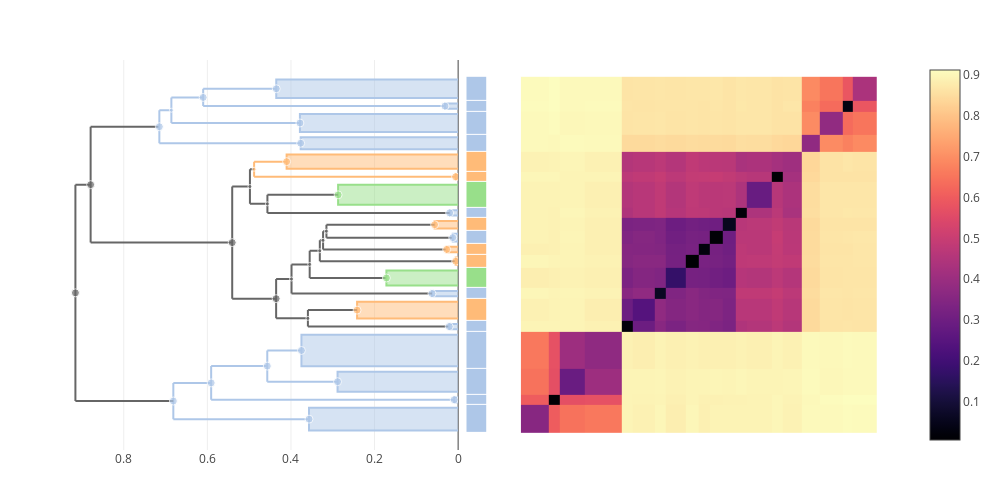

Notebook code cell kept with this figure:
### Markdown cell above
### syringae/amygdali/savastanoi group

### Code cell
plot(multi_clustermap(cdata, ["syringae", "amygdali", "savastanoi"]))

### Figure 1 — Plotly figure (JSON) as saved in the notebook; plotly's stock layout.template omitted (floating-point values rounded to 4 significant figures; data arrays with more than 128 entries replaced by an {"elided": "..."} marker saying what was removed)
{"data": [{"colorscale": {"elided": "256x2 mixed values"}, "type": "heatmap", "x": [0.5, 5.743, 7.743, 12.48, 19.4, 21.4, 25.56, 27.56, 31.39, 33.81, 35.81, 38.22, 40.63, 42.63, 47.38, 49.38, 53.02, 56.26, 60.57, 62.57, 67.04], "y": [0.5, 5.743, 7.743, 12.48, 19.4, 21.4, 25.56, 27.56, 31.39, 33.81, 35.81, 38.22, 40.63, 42.63, 47.38, 49.38, 53.02, 56.26, 60.57, 62.57, 67.04], "z": {"elided": "20x20 float values"}}, {"hoverinfo": "skip", "line": {"color": "#666666"}, "mode": "lines", "showlegend": false, "type": "scatter", "x": [0.3552, 0.3552, null, 0.3552, 0.1716, null, 0.3552, 0.3309, null], "xaxis": "x2", "y": [29.48, 34.56, null, 29.48, 29.48, null, 34.56, 34.56, null], "yaxis": "y"}, {"fill": "toself", "hoverinfo": "skip", "line": {"color": "#AEC7E8"}, "mode": "lines", "showlegend": false, "type": "scatter", "x": [0, 0.0626, 0.0626, 0], "xaxis": "x2", "y": [26.06, 26.06, 27.06, 27.06], "yaxis": "y"}, {"hoverinfo": "skip", "line": {"color": "#AEC7E8"}, "mode": "lines", "showlegend": false, "type": "scatter", "x": [0.6815, 0.6815, null, 0.6815, 0.3568, null, 0.6815, 0.5909, null], "xaxis": "x2", "y": [3.121, 9.885, null, 3.121, 3.121, null, 9.885, 9.885, null], "yaxis": "y"}, {"fill": "toself", "hoverinfo": "skip", "line": {"color": "#AEC7E8"}, "mode": "lines", "showlegend": false, "type": "scatter", "x": [0, 0.3786, 0.3786, 0], "xaxis": "x2", "y": [56.76, 56.76, 60.07, 60.07], "yaxis": "y"}, {"fill": "toself", "hoverinfo": "skip", "line": {"color": "#AEC7E8"}, "mode": "lines", "showlegend": false, "type": "scatter", "x": [0, 0.3568, 0.3568, 0], "xaxis": "x2", "y": [1, 1, 5.243, 5.243], "yaxis": "y"}, {"fill": "toself", "hoverinfo": "skip", "line": {"color": "#AEC7E8"}, "mode": "lines", "showlegend": false, "type": "scatter", "x": [0, 0.2885, 0.2885, 0], "xaxis": "x2", "y": [8.243, 8.243, 11.98, 11.98], "yaxis": "y"}, {"hoverinfo": "skip", "line": {"color": "#666666"}, "mode": "lines", "showlegend": false, "type": "scatter", "x": [0.5406, 0.5406, null, 0.5406, 0.4355, null, 0.5406, 0.4982, null], "xaxis": "x2", "y": [25.62, 46.55, null, 25.62, 25.62, null, 46.55, 46.55, null], "yaxis": "y"}, {"fill": "toself", "hoverinfo": "skip", "line": {"color": "#FFBB78"}, "mode": "lines", "showlegend": false, "type": "scatter", "x": [0, 0.2418, 0.2418, 0], "xaxis": "x2", "y": [21.9, 21.9, 25.06, 25.06], "yaxis": "y"}, {"hoverinfo": "skip", "line": {"color": "#666666"}, "mode": "lines", "showlegend": false, "type": "scatter", "x": [0.3309, 0.3309, null, 0.3309, 0.005882, null, 0.3309, 0.3231, null], "xaxis": "x2", "y": [32.6, 36.51, null, 32.6, 32.6, null, 36.51, 36.51, null], "yaxis": "y"}, {"hoverinfo": "skip", "line": {"color": "#666666"}, "mode": "lines", "showlegend": false, "type": "scatter", "x": [0.3231, 0.3231, null, 0.3231, 0.02753, null, 0.3231, 0.3151, null], "xaxis": "x2", "y": [34.81, 38.22, null, 34.81, 34.81, null, 38.22, 38.22, null], "yaxis": "y"}, {"fill": "toself", "hoverinfo": "skip", "line": {"color": "#FFBB78"}, "mode": "lines", "showlegend": false, "type": "scatter", "x": [0, 0.05637, 0.05637, 0], "xaxis": "x2", "y": [38.72, 38.72, 40.13, 40.13], "yaxis": "y"}, {"fill": "toself", "hoverinfo": "skip", "line": {"color": "#FFBB78"}, "mode": "lines", "showlegend": false, "type": "scatter", "x": [0, 0.006151, 0.006151, 0], "xaxis": "x2", "y": [47.88, 47.88, 48.88, 48.88], "yaxis": "y"}, {"hoverinfo": "skip", "line": {"color": "#666666"}, "mode": "lines", "showlegend": false, "type": "scatter", "x": [0.8793, 0.8793, null, 0.8793, 0.5406, null, 0.8793, 0.7149, null], "xaxis": "x2", "y": [36.08, 57.72, null, 36.08, 36.08, null, 57.72, 57.72, null], "yaxis": "y"}, {"fill": "toself", "hoverinfo": "skip", "line": {"color": "#AEC7E8"}, "mode": "lines", "showlegend": false, "type": "scatter", "x": [0, 0.3749, 0.3749, 0], "xaxis": "x2", "y": [12.98, 12.98, 18.9, 18.9], "yaxis": "y"}, {"hoverinfo": "skip", "line": {"color": "#666666"}, "mode": "lines", "showlegend": false, "type": "scatter", "x": [0.4355, 0.4355, null, 0.4355, 0.3595, null, 0.4355, 0.3986, null], "xaxis": "x2", "y": [21.94, 29.29, null, 21.94, 21.94, null, 29.29, 29.29, null], "yaxis": "y"}, {"hoverinfo": "skip", "line": {"color": "#AEC7E8"}, "mode": "lines", "showlegend": false, "type": "scatter", "x": [0.61, 0.61, null, 0.61, 0.03159, null, 0.61, 0.4352, null], "xaxis": "x2", "y": [61.57, 64.81, null, 61.57, 61.57, null, 64.81, 64.81, null], "yaxis": "y"}, {"fill": "toself", "hoverinfo": "skip", "line": {"color": "#AEC7E8"}, "mode": "lines", "showlegend": false, "type": "scatter", "x": [0, 0.03159, 0.03159, 0], "xaxis": "x2", "y": [61.07, 61.07, 62.07, 62.07], "yaxis": "y"}, {"fill": "toself", "hoverinfo": "skip", "line": {"color": "#FFBB78"}, "mode": "lines", "showlegend": false, "type": "scatter", "x": [0, 0.005882, 0.005882, 0], "xaxis": "x2", "y": [31.89, 31.89, 33.31, 33.31], "yaxis": "y"}, {"fill": "toself", "hoverinfo": "skip", "line": {"color": "#FFBB78"}, "mode": "lines", "showlegend": false, "type": "scatter", "x": [0, 0.02753, 0.02753, 0], "xaxis": "x2", "y": [34.31, 34.31, 35.31, 35.31], "yaxis": "y"}, {"hoverinfo": "skip", "line": {"color": "#666666"}, "mode": "lines", "showlegend": false, "type": "scatter", "x": [0.9158, 0.9158, null, 0.9158, 0.6815, null, 0.9158, 0.8793, null], "xaxis": "x2", "y": [6.503, 46.9, null, 6.503, 6.503, null, 46.9, 46.9, null], "yaxis": "y"}, {"hoverinfo": "skip", "line": {"color": "#FFBB78"}, "mode": "lines", "showlegend": false, "type": "scatter", "x": [0.4882, 0.4882, null, 0.4882, 0.006151, null, 0.4882, 0.4104, null], "xaxis": "x2", "y": [48.38, 51.2, null, 48.38, 48.38, null, 51.2, 51.2, null], "yaxis": "y"}, {"fill": "toself", "hoverinfo": "skip", "line": {"color": "#98DF8A"}, "mode": "lines", "showlegend": false, "type": "scatter", "x": [0, 0.2872, 0.2872, 0], "xaxis": "x2", "y": [43.13, 43.13, 46.88, 46.88], "yaxis": "y"}, {"hoverinfo": "skip", "line": {"color": "#AEC7E8"}, "mode": "lines", "showlegend": false, "type": "scatter", "x": [0.5909, 0.5909, null, 0.5909, 0.009481, null, 0.5909, 0.4567, null], "xaxis": "x2", "y": [6.743, 13.03, null, 6.743, 6.743, null, 13.03, 13.03, null], "yaxis": "y"}, {"hoverinfo": "skip", "line": {"color": "#666666"}, "mode": "lines", "showlegend": false, "type": "scatter", "x": [0.3595, 0.3595, null, 0.3595, 0.02132, null, 0.3595, 0.2418, null], "xaxis": "x2", "y": [20.4, 23.48, null, 20.4, 20.4, null, 23.48, 23.48, null], "yaxis": "y"}, {"hoverinfo": "skip", "line": {"color": "#AEC7E8"}, "mode": "lines", "showlegend": false, "type": "scatter", "x": [0.4567, 0.4567, null, 0.4567, 0.2885, null, 0.4567, 0.3749, null], "xaxis": "x2", "y": [10.11, 15.94, null, 10.11, 10.11, null, 15.94, 15.94, null], "yaxis": "y"}, {"hoverinfo": "skip", "line": {"color": "#666666"}, "mode": "lines", "showlegend": false, "type": "scatter", "x": [0.3986, 0.3986, null, 0.3986, 0.0626, null, 0.3986, 0.3552, null], "xaxis": "x2", "y": [26.56, 32.02, null, 26.56, 26.56, null, 32.02, 32.02, null], "yaxis": "y"}, {"hoverinfo": "skip", "line": {"color": "#666666"}, "mode": "lines", "showlegend": false, "type": "scatter", "x": [0.4982, 0.4982, null, 0.4982, 0.4564, null, 0.4982, 0.4882, null], "xaxis": "x2", "y": [43.32, 49.79, null, 43.32, 43.32, null, 49.79, 49.79, null], "yaxis": "y"}, {"fill": "toself", "hoverinfo": "skip", "line": {"color": "#AEC7E8"}, "mode": "lines", "showlegend": false, "type": "scatter", "x": [0, 0.4352, 0.4352, 0], "xaxis": "x2", "y": [63.07, 63.07, 66.54, 66.54], "yaxis": "y"}, {"fill": "toself", "hoverinfo": "skip", "line": {"color": "#AEC7E8"}, "mode": "lines", "showlegend": false, "type": "scatter", "x": [0, 0.02132, 0.02132, 0], "xaxis": "x2", "y": [19.9, 19.9, 20.9, 20.9], "yaxis": "y"}, {"fill": "toself", "hoverinfo": "skip", "line": {"color": "#98DF8A"}, "mode": "lines", "showlegend": false, "type": "scatter", "x": [0, 0.1716, 0.1716, 0], "xaxis": "x2", "y": [28.06, 28.06, 30.89, 30.89], "yaxis": "y"}, {"hoverinfo": "skip", "line": {"color": "#666666"}, "mode": "lines", "showlegend": false, "type": "scatter", "x": [0.3151, 0.3151, null, 0.3151, 0.01296, null, 0.3151, 0.05637, null], "xaxis": "x2", "y": [37.01, 39.43, null, 37.01, 37.01, null, 39.43, 39.43, null], "yaxis": "y"}, {"fill": "toself", "hoverinfo": "skip", "line": {"color": "#AEC7E8"}, "mode": "lines", "showlegend": false, "type": "scatter", "x": [0, 0.02032, 0.02032, 0], "xaxis": "x2", "y": [41.13, 41.13, 42.13, 42.13], "yaxis": "y"}, {"hoverinfo": "skip", "line": {"color": "#AEC7E8"}, "mode": "lines", "showlegend": false, "type": "scatter", "x": [0.6861, 0.6861, null, 0.6861, 0.3786, null, 0.6861, 0.61, null], "xaxis": "x2", "y": [58.42, 63.19, null, 58.42, 58.42, null, 63.19, 63.19, null], "yaxis": "y"}, {"hoverinfo": "skip", "line": {"color": "#666666"}, "mode": "lines", "showlegend": false, "type": "scatter", "x": [0.4564, 0.4564, null, 0.4564, 0.02032, null, 0.4564, 0.2872, null], "xaxis": "x2", "y": [41.63, 45.0, null, 41.63, 41.63, null, 45.0, 45.0, null], "yaxis": "y"}, {"fill": "toself", "hoverinfo": "skip", "line": {"color": "#AEC7E8"}, "mode": "lines", "showlegend": false, "type": "scatter", "x": [0, 0.3767, 0.3767, 0], "xaxis": "x2", "y": [53.52, 53.52, 55.76, 55.76], "yaxis": "y"}, {"hoverinfo": "skip", "line": {"color": "#AEC7E8"}, "mode": "lines", "showlegend": false, "type": "scatter", "x": [0.7149, 0.7149, null, 0.7149, 0.3767, null, 0.7149, 0.6861, null], "xaxis": "x2", "y": [54.64, 60.8, null, 54.64, 54.64, null, 60.8, 60.8, null], "yaxis": "y"}, {"fill": "toself", "hoverinfo": "skip", "line": {"color": "#AEC7E8"}, "mode": "lines", "showlegend": false, "type": "scatter", "x": [0, 0.009481, 0.009481, 0], "xaxis": "x2", "y": [6.243, 6.243, 7.243, 7.243], "yaxis": "y"}, {"fill": "toself", "hoverinfo": "skip", "line": {"color": "#FFBB78"}, "mode": "lines", "showlegend": false, "type": "scatter", "x": [0, 0.4104, 0.4104, 0], "xaxis": "x2", "y": [49.88, 49.88, 52.52, 52.52], "yaxis": "y"}, {"fill": "toself", "hoverinfo": "skip", "line": {"color": "#AEC7E8"}, "mode": "lines", "showlegend": false, "type": "scatter", "x": [0, 0.01296, 0.01296, 0], "xaxis": "x2", "y": [36.31, 36.31, 37.72, 37.72], "yaxis": "y"}, {"customdata": [[310, 20, "(mixed)"], [266, 2, "syringae"], [329, 72, "syringae"], [316, 12, "syringae"], [311, 19, "syringae"], [297, 15, "syringae"], [326, 62, "(mixed)"], [288, 11, "amygdali"], [306, 11, "(mixed)"], [304, 8, "(mixed)"], [265, 3, "amygdali"], [208, 2, "amygdali"], [332, 95, "(mixed)"], [314, 36, "syringae"], [321, 35, "(mixed)"], [328, 15, "syringae"], [249, 2, "syringae"], [207, 3, "amygdali"], [244, 2, "amygdali"], [333, 167, "(mixed)"], [324, 10, "amygdali"], [296, 15, "savastanoi"], [327, 53, "syringae"], [312, 13, "(mixed)"], [323, 51, "syringae"], [317, 22, "(mixed)"], [325, 27, "(mixed)"], [320, 13, "syringae"], [236, 2, "syringae"], [283, 9, "savastanoi"], [302, 6, "(mixed)"], [235, 2, "syringae"], [330, 27, "syringae"], [322, 17, "(mixed)"], [315, 6, "syringae"], [331, 33, "syringae"], [218, 2, "syringae"], [318, 8, "amygdali"], [224, 3, "syringae"]], "hovertemplate": "ID: %{customdata[0]}<br>\nHeight: %{x:.3f}<br>\nGenome count: %{customdata[1]}\n<br>\n%{customdata[2]}\n<extra></extra>", "marker": {"color": ["#666666", "#AEC7E8", "#AEC7E8", "#AEC7E8", "#AEC7E8", "#AEC7E8", "#666666", "#FFBB78", "#666666", "#666666", "#FFBB78", "#FFBB78", "#666666", "#AEC7E8", "#666666", "#AEC7E8", "#AEC7E8", "#FFBB78", "#FFBB78", "#666666", "#FFBB78", "#98DF8A", "#AEC7E8", "#666666", "#AEC7E8", "#666666", "#666666", "#AEC7E8", "#AEC7E8", "#98DF8A", "#666666", "#AEC7E8", "#AEC7E8", "#666666", "#AEC7E8", "#AEC7E8", "#AEC7E8", "#FFBB78", "#AEC7E8"], "size": [4, 8, 8, 8, 8, 8, 8, 8, 4, 4, 8, 8, 8, 8, 8, 8, 8, 8, 8, 8, 4, 8, 8, 4, 8, 4, 4, 8, 8, 8, 4, 8, 4, 4, 8, 8, 8, 8, 8]}, "mode": "markers", "showlegend": false, "type": "scatter", "x": [0.3552, 0.0626, 0.6815, 0.3786, 0.3568, 0.2885, 0.5406, 0.2418, 0.3309, 0.3231, 0.05637, 0.006151, 0.8793, 0.3749, 0.4355, 0.61, 0.03159, 0.005882, 0.02753, 0.9158, 0.4882, 0.2872, 0.5909, 0.3595, 0.4567, 0.3986, 0.4982, 0.4352, 0.02132, 0.1716, 0.3151, 0.02032, 0.6861, 0.4564, 0.3767, 0.7149, 0.009481, 0.4104, 0.01296], "xaxis": "x2", "y": [32.02, 26.56, 6.503, 58.42, 3.121, 10.11, 36.08, 23.48, 34.56, 36.51, 39.43, 48.38, 46.9, 15.94, 25.62, 63.19, 61.57, 32.6, 34.81, 26.7, 49.79, 45.0, 9.885, 21.94, 13.03, 29.29, 46.55, 64.81, 20.4, 29.48, 38.22, 41.63, 60.8, 43.32, 54.64, 57.72, 6.743, 51.2, 37.01], "yaxis": "y"}, {"colorscale": [[0, "#666666"], [0.1, "#AEC7E8"], [0.2, "#FFBB78"], [0.3, "#98DF8A"], [0.4, "#FF9896"], [0.5, "#C5B0D5"], [0.6, "#C49C94"], [0.7, "#F7B6D2"], [0.8, "#C7C7C7"], [0.9, "#DBDB8D"], [1, "#9EDAE5"]], "customdata": [[["ID 311", "syringae"]], [["ID 218", "syringae"]], [["ID 297", "syringae"]], [["ID 314", "syringae"]], [["ID 236", "syringae"]], [["ID 288", "amygdali"]], [["ID 266", "syringae"]], [["ID 283", "savastanoi"]], [["ID 207", "amygdali"]], [["ID 244", "amygdali"]], [["ID 224", "syringae"]], [["ID 265", "amygdali"]], [["ID 235", "syringae"]], [["ID 296", "savastanoi"]], [["ID 208", "amygdali"]], [["ID 318", "amygdali"]], [["ID 315", "syringae"]], [["ID 316", "syringae"]], [["ID 249", "syringae"]], [["ID 320", "syringae"]]], "hovertemplate": "%{customdata[0]} <br>\n%{customdata[1]}\n<extra></extra>\n", "showscale": false, "type": "heatmap", "xaxis": "x3", "y": [0.5, 5.743, 7.743, 12.48, 19.4, 21.4, 25.56, 27.56, 31.39, 33.81, 35.81, 38.22, 40.63, 42.63, 47.38, 49.38, 53.02, 56.26, 60.57, 62.57, 67.04], "ygap": 1, "z": [[1], [1], [1], [1], [1], [2], [1], [3], [2], [2], [1], [2], [1], [3], [2], [2], [1], [1], [1], [1]], "zmax": 10, "zmin": 0}], "layout": {"height": 500, "hovermode": "closest", "margin": {"b": 50, "l": 50, "r": 50, "t": 60}, "showlegend": false, "width": 1000, "xaxis": {"constrain": "domain", "domain": [0.5215, 1], "scaleanchor": "y", "visible": false}, "xaxis2": {"autorange": "reversed", "domain": [0, 0.4785], "rangemode": "nonnegative"}, "xaxis3": {"domain": [0.488, 0.512], "fixedrange": true, "visible": false}, "yaxis": {"scaleanchor": "x", "visible": false}}}
